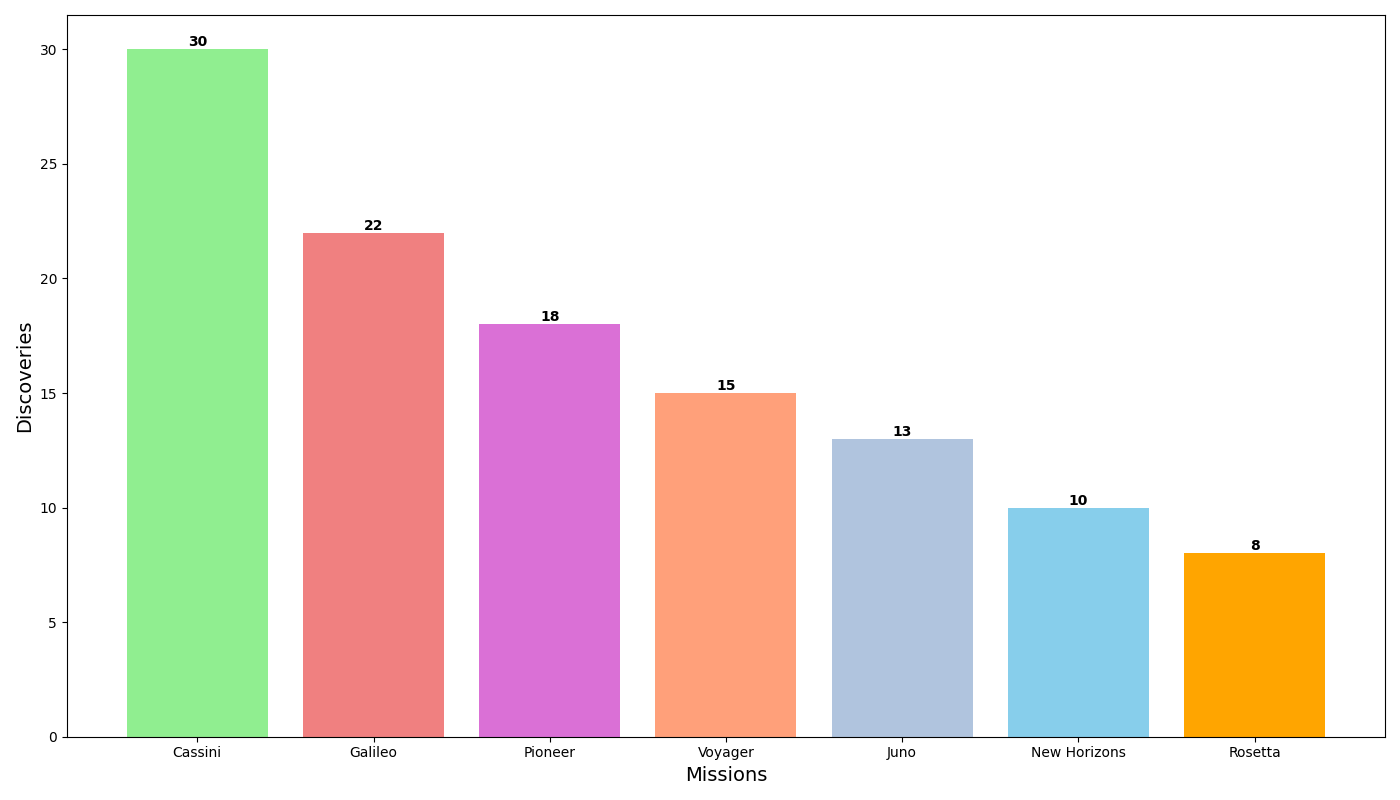

Reproduce this figure in Python.
import matplotlib.pyplot as plt
import numpy as np

# Removed "Crewed" from the missions and its corresponding discoveries value
missions = ["Voyager", "Galileo", "Cassini", "New Horizons", "Pioneer", "Rosetta", "Juno"]
discoveries = [15, 22, 30, 10, 18, 8, 13]

sorted_indices = np.argsort(discoveries)[::-1]
missions_sorted = [missions[i] for i in sorted_indices]
discoveries_sorted = [discoveries[i] for i in sorted_indices]

# Removed the color for "Crewed"
colors = ['lightsalmon', 'lightcoral', 'lightgreen', 'skyblue', 'orchid', 'orange', 'lightsteelblue']
colors_sorted = [colors[i] for i in sorted_indices]

fig, ax1 = plt.subplots(figsize=(14, 8))
bars = ax1.bar(missions_sorted, discoveries_sorted, color=colors_sorted)

ax1.set_xlabel("Missions", fontsize=14)
ax1.set_ylabel("Discoveries", fontsize=14)

for bar in bars:
    height = bar.get_height()
    ax1.text(bar.get_x() + bar.get_width() / 2.0, height, '%d' % int(height), ha='center', va='bottom', fontsize=10, fontweight='bold')

plt.tight_layout()
plt.show()
